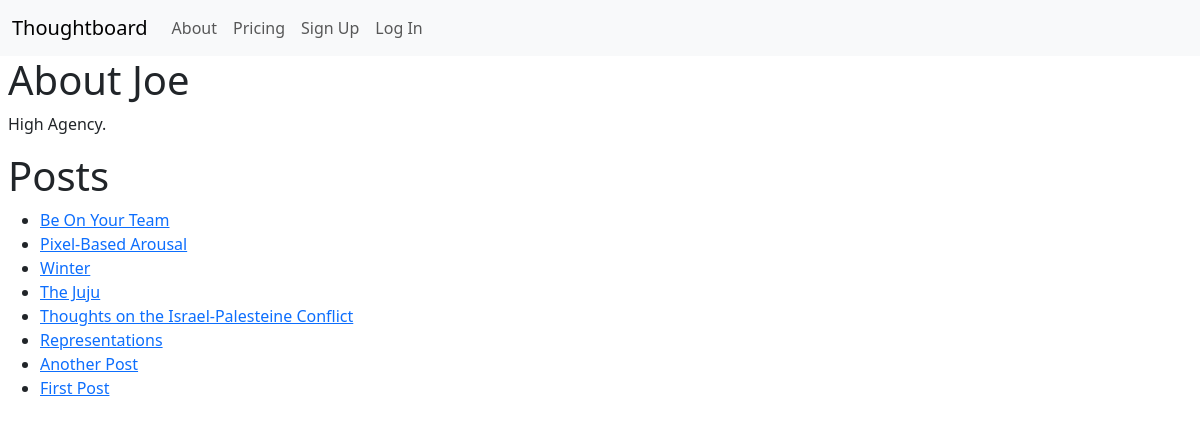
/home/joemonem, run on the app's committed database.
### theblog/models.py (models this page shows, shortened)
class Profile(models.Model):
    user = models.ForeignKey(User, on_delete=models.CASCADE)
    bio = models.TextField(blank=True)
    location = models.CharField(max_length=100, blank=True)

class Post(models.Model):
    title = models.CharField(max_length=255)
    author = models.ForeignKey(User, on_delete=models.CASCADE)
    body = RichTextField(blank=True, null=True)
    published_date = models.DateField(default=timezone.now)

### theblog/views.py (the view)
# urls.py: path("home/<str:pk>", HomeView.as_view(), name="home"),
class HomeView(ListView):
    model = Post
    template_name = "home.html"
    context_object_name = "posts"
    def get_context_data(self, **kwargs):
        context = super().get_context_data(**kwargs)
        username = self.kwargs["pk"]
        user_object = User.objects.get(username=username)
        user_profile = Profile.objects.get(user=user_object)
        user_posts = Post.objects.filter(author=user_object)
        context["user_object"] = user_object
        context["user_profile"] = user_profile
        context["user_posts"] = user_posts
        return context

### theblog/templates/home.html
{% extends 'base.html' %}
{%block content %}
{%if user_profile.bio%}
<h1>About {{user_profile.user.first_name}}</h1>
<p>{{user_profile.bio}}</p>
{%else%}
<h1>No Bio Yet</h1>
<p>You can visit Edit Profile in the Navbar to add one.</p>
{%endif%}
{% if user_posts%}
<h1>Posts</h1>
<ul>
    {% for user_posts in object_list reversed %}
    <li>
        <a href="{%url 'article-details' user_posts.pk %}"> {{user_posts.title}} </a>
        <br>
    </li>
    {% endfor %}
    {% else %}
    <h1>No Posts yet</h1>
    <p>Click on Add Post in the Navbar to create one.</p>
    {%endif%}
</ul>
{% endblock %}

### theblog/templates/base.html (shortened to what this page needs)
<!doctype html>
<html lang="en">
<head>
    <link href="https://cdn.jsdelivr.net/npm/bootstrap@5.3.2/dist/css/bootstrap.min.css" rel="stylesheet"
>
</head>
<body>
    <nav class="navbar navbar-expand-lg bg-body-tertiary">
        <div class="container-fluid">
            {% if user.is_authenticated%}
            <a class="navbar-brand" href="{% url 'home' user.username%}">Thoughtboard</a>
            {%else%}
            <a class="navbar-brand" href=#>Thoughtboard</a>
            {%endif%}
            <div class="collapse navbar-collapse" id="navbarNav">
                <ul class="navbar-nav">
                    <li class="nav-item">
                        <a class="nav-link" href="{% url 'about' %}">About</a>
                    </li>
                    <li class="nav-item">
                        <a class="nav-link" href="#">Pricing</a>
                    </li>
                    {% if user.is_authenticated%}
                    <li class="nav-item">
                        <a class="nav-link" href="{% url 'addpost'%}">Add Post</a>
                    </li>
                    <li class="nav-item">
                        <a class="nav-link" href="{% url 'edit_profile'%}">Edit Profile</a>
                    </li>
                    <li class="nav-item">
                        <a class="nav-link" href="{% url 'logout'%}">Log Out</a>
                    </li>
                    {% else %}
                    <li class="nav-item">
                        <a class="nav-link " href="{% url 'signup'%}">Sign Up</a>
                    </li>
                    <li class="nav-item">
                        <a class="nav-link" href="{% url 'login'%}">Log In</a>
                    </li>
                    {% endif %}
                </ul>
            </div>
        </div>
    </nav>
    <div class="ms-2">
        {% block content %}
        {% endblock %}
    </div>
</body>
</html>

### data on the page
Profile: user.first_name "Joe", bio "High Agency."
Post: title "Be On Your Team"
Post: title "Pixel-Based Arousal"
Post: title "Winter"
Post: title "The Juju"
Post: title "Thoughts on the Israel-Palesteine Conflict"
Post: title "Representations"
Post: title "Another Post"
Post: title "First Post"
